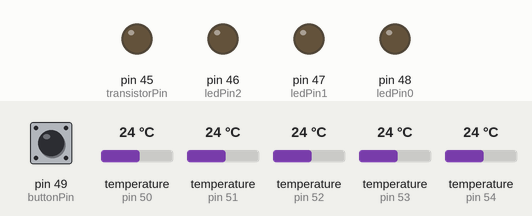
A sketch run on a simulated Arduino Mega 2560, built with avr-gcc and run on an emulated ATmega2560. On the bench: output pins drawn as LEDs (lit = HIGH). Inputs (shaded band) come from the test bench; at power-on: pin 49 (buttonPin) LOW, temperature (sensors on pin 50, pin 51, pin 52, pin 53, pin 54) 24 °C. What the sketch prints to the serial monitor is not drawn.

Above: at 1.3 s.
1.4 s: pin 49 (buttonPin) pulled HIGH for 3 s
At 13.4 s:
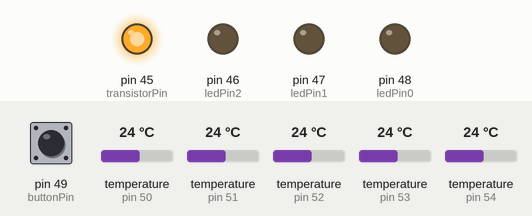
13.7 s: pin 49 (buttonPin) driven HIGH
At 21.5 s:
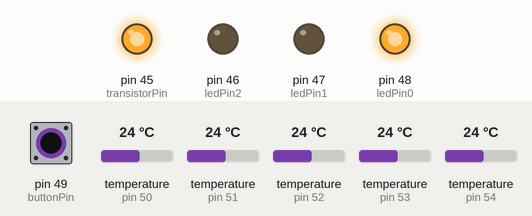
26.5 s: pin 49 (buttonPin) driven HIGH
At 30.3 s:
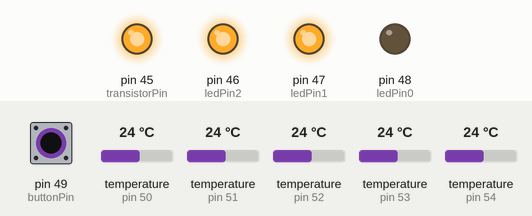
Timing chart, 0 to 75.1 s (numbered marks = the images above; inputs shaded):
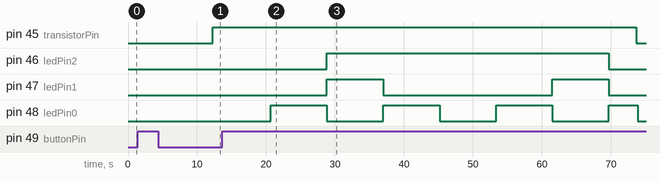

Measured:
- after the input at 1.4 s, pin 45 (transistorPin): LOW → HIGH after 10.9 s
- after the input at 13.7 s, pin 48 (ledPin0): LOW → HIGH after 7.0 s
- by itself, pin 47 (ledPin1): alternates HIGH for 8.2 s and LOW for 24.5 s

The sketch:

Surtur.ino
```cpp
#include <OneWire.h>
#include <DallasTemperature.h>
#include <string.h>
#include <stdio.h>
//Pins the Thermometers are using:
OneWire ds18x20[] = {50,51,52,53,54};
const int oneWireCount = sizeof(ds18x20)/sizeof(OneWire);
DallasTemperature sensor[oneWireCount];

//Time displayed on LED numbers
static int time = 0;
const int buttonPin = 49;
const int ledPin0 = 48;
const int ledPin1 = 47;
const int ledPin2 = 46;
int buttonState = LOW;
int lastState = LOW;
static int _time = 0;
static unsigned long Start_Time = millis();
//Heater Variables
static bool setHeat = false;
const int transistorPin = 45;
void setup(void) {
  // start serial port
  Serial.begin(9600);
  //=======Thermometer Set Up=======
  DeviceAddress deviceAddress;
  for (int i = 0; i < oneWireCount; i++) {;
    sensor[i].setOneWire(&ds18x20[i]);
    sensor[i].begin();
    if (sensor[i].getAddress(deviceAddress, 0)) sensor[i].setResolution(deviceAddress, 12);
  }
//=======LED Set Up========
  pinMode(ledPin0, OUTPUT);
  pinMode(ledPin1, OUTPUT);
  pinMode(ledPin2, OUTPUT);
  pinMode(buttonPin, INPUT);
//======Heater Set Up=====
pinMode(transistorPin, OUTPUT);
}
float GetAverageTemperature()
{
   Serial.print("Requesting temperatures...");
  for (int i = 0; i < oneWireCount; i++) {
    sensor[i].requestTemperatures();
  }
  delay(100);
  float temperature = 0;
  Serial.print( "Thermometer Temps: " );
  for (int i = 0; i < oneWireCount; i++) {
    //get and convert temp to freedom units
    Serial.print( i+1 ); Serial.print( "-T:" ); Serial.print( sensor[i].getTempCByIndex(0)*9/5 + 32 ); Serial.print(" ");
    temperature += sensor[i].getTempCByIndex(0)*9/5 + 32;
  }
  //average
  Serial.println("");
  temperature = (temperature)/(oneWireCount);
  return temperature;
}
//Sets time in hours across three LED's to represent time left in binary on the dehydrator
void updateTime(){
  if(_time <=6){ //max time is 7 hours
    _time++;
  }
  else{
    _time = 0;
  }
  if(_time%2 ){
    digitalWrite(ledPin0, LOW);
  }
  else{
    digitalWrite(ledPin0, HIGH);
  }
  if( _time%4  <= 2 ){
    digitalWrite(ledPin1, LOW);
  }
  else{
    digitalWrite(ledPin1, HIGH);
  }
  if( _time < 3 ){
    digitalWrite(ledPin2, LOW);
  }
  else{
    digitalWrite(ledPin2, HIGH);
  }
}

void applyHeat(){
  if(setHeat)
  {
    digitalWrite(transistorPin, HIGH);
  }
  else
  {
    digitalWrite(transistorPin, LOW);
  }
}

void loop(void)
{
  lastState = LOW;
  buttonState = digitalRead(buttonPin);
  if(lastState != buttonState){
    lastState = buttonState;
    updateTime();
  }
  Serial.println("");
  float tmp = GetAverageTemperature();
  Serial.print("average temp: ");
  Serial.println(tmp);
  if(Start_Time >= _time*3600*1000 || GetAverageTemperature() > 155){
     setHeat = false;
  }
  else{
    setHeat = true;
  }
  applyHeat();
  delay(200);
}
```
